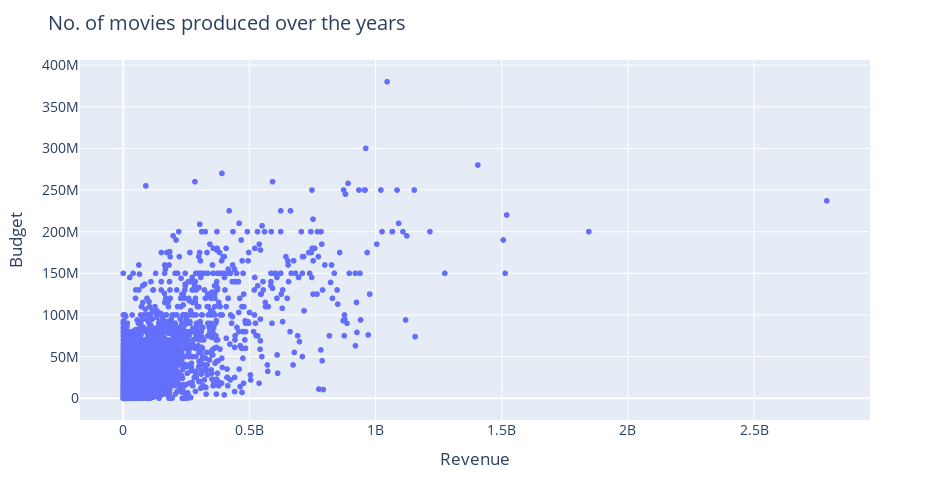

Source (notebook cell):
### Markdown cell above
About 97% of the movies are in English language.

### Code cell
fig = px.scatter(movies1, y='budget',x='revenue',width=950, height=500) 
fig.update_layout(
    title="No. of movies produced over the years",
    xaxis_title="Revenue",
    yaxis_title="Budget",
    font=dict(
        size=14
    )
)
fig.layout.template = 'plotly'
fig.show()

### Figure 1 — Plotly figure (JSON) as saved in the notebook; plotly's stock layout.template omitted (floating-point values rounded to 4 significant figures; data arrays with more than 128 entries replaced by an {"elided": "..."} marker saying what was removed)
{"data": [{"hovertemplate": "revenue=%{x}<br>budget=%{y}<extra></extra>", "legendgroup": "", "marker": {"color": "#636efa", "symbol": "circle"}, "mode": "markers", "name": "", "showlegend": false, "type": "scattergl", "x": {"elided": "4799 int values"}, "xaxis": "x", "y": {"elided": "4799 int values"}, "yaxis": "y"}], "layout": {"font": {"size": 14}, "height": 500, "legend": {"tracegroupgap": 0}, "margin": {"t": 60}, "title": {"text": "No. of movies produced over the years"}, "width": 950, "xaxis": {"anchor": "y", "domain": [0, 1], "title": {"text": "Revenue"}}, "yaxis": {"anchor": "x", "domain": [0, 1], "title": {"text": "Budget"}}}}
